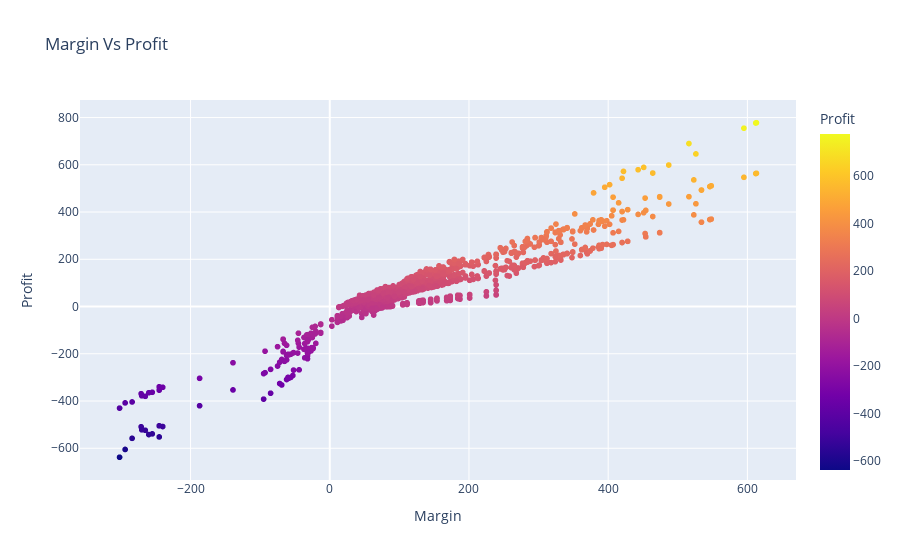

The notebook cell saved with this chart:
### Markdown cell above
__9-Dose the margin related to profit ?__

### Code cell
px.scatter(sales , x ='Margin' , y = 'Profit',color='Profit' , title='Margin Vs Profit')

### Figure 1 — Plotly figure (JSON) as saved in the notebook; plotly's stock layout.template omitted (floating-point values rounded to 4 significant figures; data arrays with more than 128 entries replaced by an {"elided": "..."} marker saying what was removed)
{"data": [{"hovertemplate": "Margin=%{x}<br>Profit=%{marker.color}<extra></extra>", "legendgroup": "", "marker": {"color": {"elided": "4248 int values"}, "coloraxis": "coloraxis", "symbol": "circle"}, "mode": "markers", "name": "", "showlegend": false, "type": "scattergl", "x": {"elided": "4248 int values"}, "xaxis": "x", "y": {"elided": "4248 int values"}, "yaxis": "y"}], "layout": {"coloraxis": {"colorbar": {"title": {"text": "Profit"}}, "colorscale": [[0, "#0d0887"], [0.1111, "#46039f"], [0.2222, "#7201a8"], [0.3333, "#9c179e"], [0.4444, "#bd3786"], [0.5556, "#d8576b"], [0.6667, "#ed7953"], [0.7778, "#fb9f3a"], [0.8889, "#fdca26"], [1, "#f0f921"]]}, "legend": {"tracegroupgap": 0}, "title": {"text": "Margin Vs Profit"}, "xaxis": {"anchor": "y", "domain": [0, 1], "title": {"text": "Margin"}}, "yaxis": {"anchor": "x", "domain": [0, 1], "title": {"text": "Profit"}}}}
